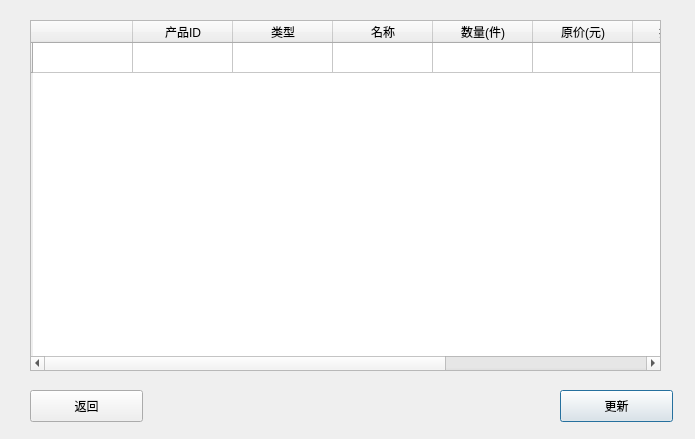
<?xml version="1.0" encoding="UTF-8"?>
<ui version="4.0">
 <class>AdmiShowDialog</class>
 <widget class="QDialog" name="AdmiShowDialog">
  <property name="geometry">
   <rect>
    <x>0</x>
    <y>0</y>
    <width>695</width>
    <height>439</height>
   </rect>
  </property>
  <property name="windowTitle">
   <string>Dialog</string>
  </property>
  <widget class="QTableWidget" name="tableWidget">
   <property name="geometry">
    <rect>
     <x>30</x>
     <y>20</y>
     <width>631</width>
     <height>351</height>
    </rect>
   </property>
   <row>
    <property name="text">
     <string/>
    </property>
   </row>
   <column>
    <property name="text">
     <string/>
    </property>
   </column>
   <column>
    <property name="text">
     <string>产品ID</string>
    </property>
   </column>
   <column>
    <property name="text">
     <string>类型</string>
    </property>
   </column>
   <column>
    <property name="text">
     <string>名称</string>
    </property>
   </column>
   <column>
    <property name="text">
     <string>数量(件)</string>
    </property>
   </column>
   <column>
    <property name="text">
     <string>原价(元)</string>
    </property>
   </column>
   <column>
    <property name="text">
     <string>折扣系数</string>
    </property>
   </column>
   <column>
    <property name="text">
     <string>现价(元)</string>
    </property>
   </column>
   <column>
    <property name="text">
     <string>产品描述</string>
    </property>
   </column>
  </widget>
  <widget class="QPushButton" name="pushButton">
   <property name="geometry">
    <rect>
     <x>560</x>
     <y>390</y>
     <width>113</width>
     <height>32</height>
    </rect>
   </property>
   <property name="cursor">
    <cursorShape>PointingHandCursor</cursorShape>
   </property>
   <property name="text">
    <string>更新</string>
   </property>
  </widget>
  <widget class="QPushButton" name="pushButton_2">
   <property name="geometry">
    <rect>
     <x>30</x>
     <y>390</y>
     <width>113</width>
     <height>32</height>
    </rect>
   </property>
   <property name="cursor">
    <cursorShape>PointingHandCursor</cursorShape>
   </property>
   <property name="text">
    <string>返回</string>
   </property>
  </widget>
 </widget>
 <resources/>
 <connections/>
</ui>
